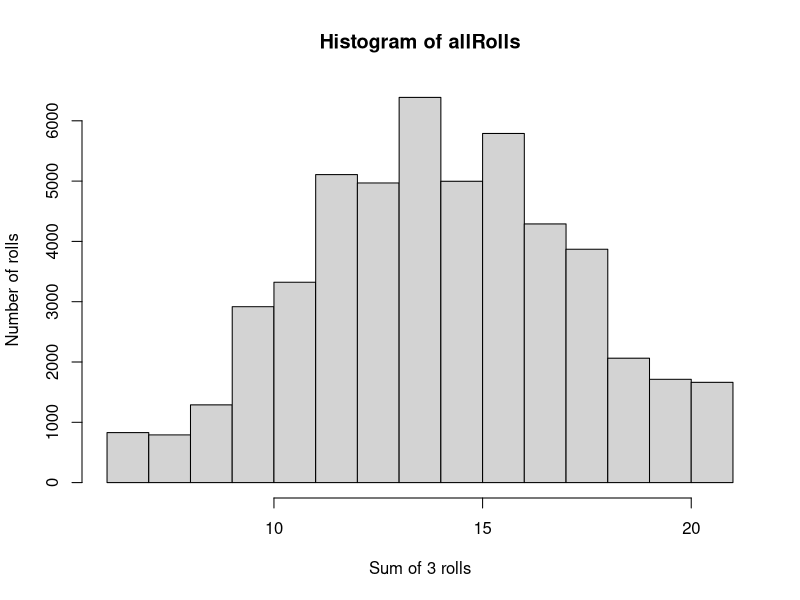

Source code (R): (Note: this script raises an error after producing the figure.)
## ---- chunk 1
knitr::opts_chunk$set(echo = TRUE)
## ---- chunk 2

roll <- function(max_rolls, sides, num_of_dice, biasVector){
  allRolls = c()
  for(x in 1:max_rolls){
    die <- 1:8
    dice <- sample(die, size =num_of_dice , prob = biasVector)
    allRolls <- append(allRolls,sum(dice))
  }
  hist(allRolls,xlab="Sum of 3 rolls", ylab="Number of rolls")
}

roll(50000, 8, 3, c(1,1,1,1,1,1,3,1)/10)

## ---- chunk 3
rescale01 <- function(x){
  rangeOfVector <- range(x, na.rm =TRUE, finite = TRUE)
  x[x == -Inf] = rangeOfVector[1]
  x[x == Inf] = rangeOfVector[2]
  for(i in 1:length(x)){
    if(!is.numeric(x[i])){
      stop("inputs must all be numeric")
    }
    x[i] <- (x[i] - rangeOfVector[1])/(rangeOfVector[2] - rangeOfVector[1])
  }
  return(x)
}
rescale01(c(Inf, 1, 2,3, -Inf))
#to show the error message
rescale01(c('a',2,4,1,Inf))
## ---- chunk 4
commonNA <- function(x,y){
  if(length(x) != length(y)){
    stop("vectors must be the same length")
  }
  numberOfCommonNA <- 0
  for(i in 1:length(x)){
    if((is.na(x[i])) && (is.na(y[i]))){
      numberOfCommonNA <- numberOfCommonNA + 1
    }
  }
  return(numberOfCommonNA)
}
commonNA(c(NA,1,2,3,NA,5), c(NA,2,NA,4,NA,5))
#To show the error message
commonNA(c(1,2,3,4),c(1,2,3))
## ---- chunk 5
fizzbuzz <- function(x){
  if(x%%5==0 && x%%3==0){
    return("fizzbuzz")
  }
  else if(x%%5 == 0){
    return("buzz")
  }
  else if(x%%3 == 0){
    return("fizz")
  }
  return(x) 
}
fizzbuzz(3)
fizzbuzz(5)
fizzbuzz(15)
fizzbuzz(1)
## ---- chunk 6
get_temp_desc <- function(temp){
  cut(temp, breaks = c(-Inf,0,10,20,30,Inf), labels= c("freezing","cold","cool","warm","hot"))
  
}
get_temp_desc(-1)
get_temp_desc(10)
get_temp_desc(12)
get_temp_desc(23)
get_temp_desc(33)
